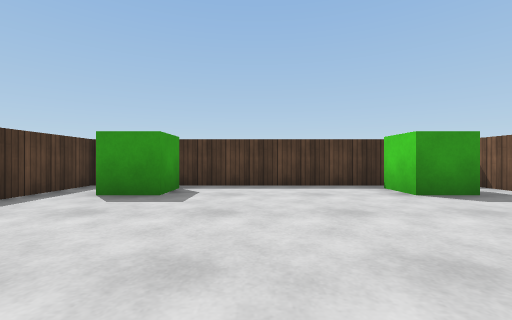
view 1 (above)

18 first-person views from a walk through a Unity game level. The camera is 0.55 m above the floor, looks level and sees 90° across. The floor is counted in squares, 1 m on a side. Each view is taken from the middle of a square. On the plan, view 1 faces up. The plan holds only what a view shows up to about 9 squares ahead; the rest is blank. The place goes on beyond the plan. Surface patterns are stand-ins for the level's own textures.

view 2
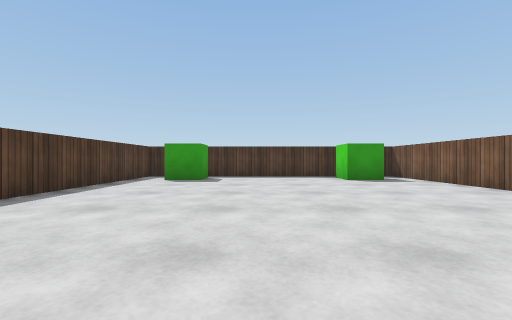

view 3
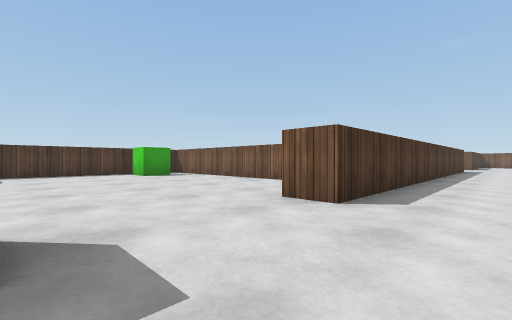

view 4
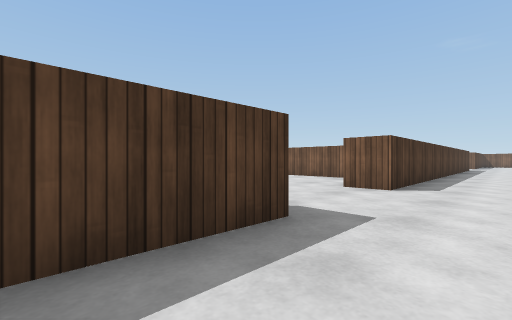

view 5
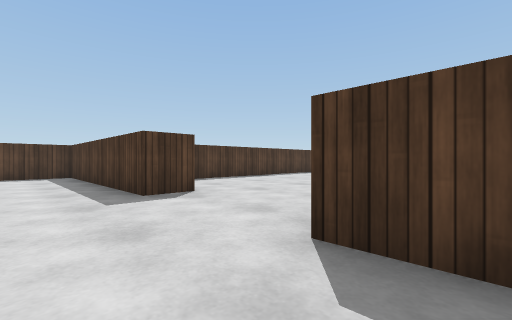

view 6
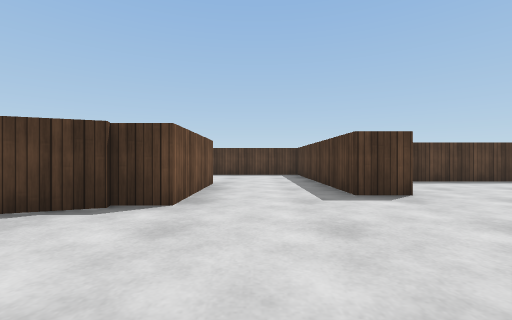

view 7
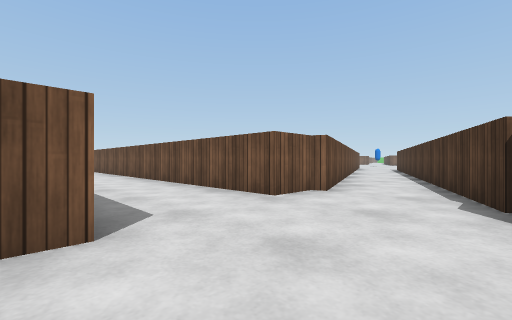

view 8
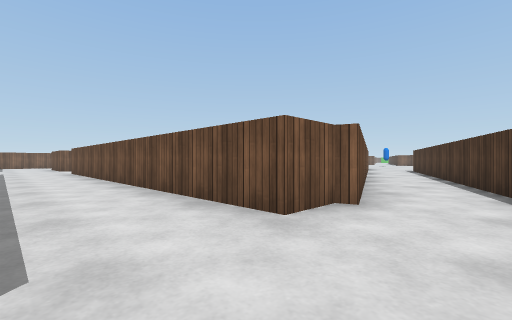

view 9
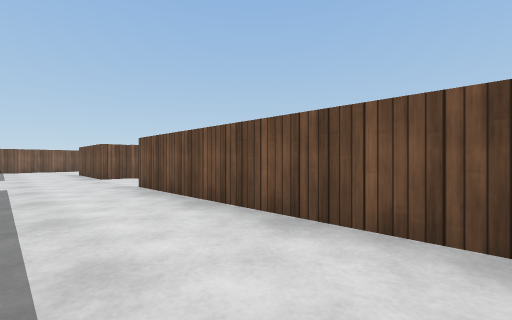

view 10
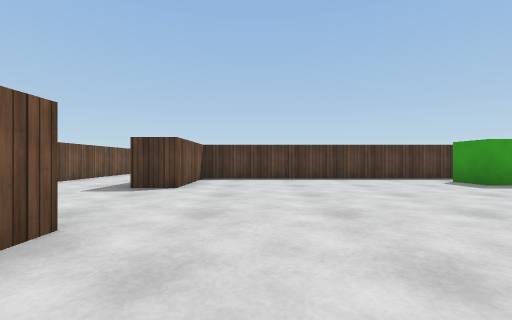

view 11
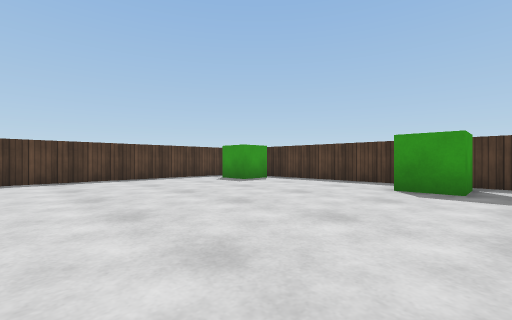

view 12
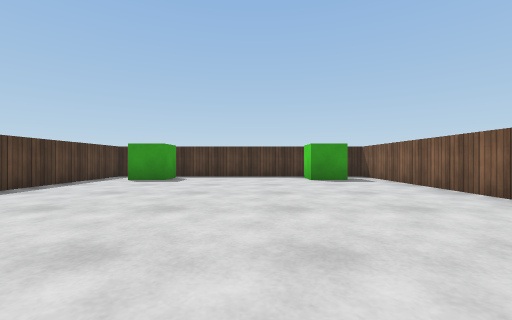

view 13
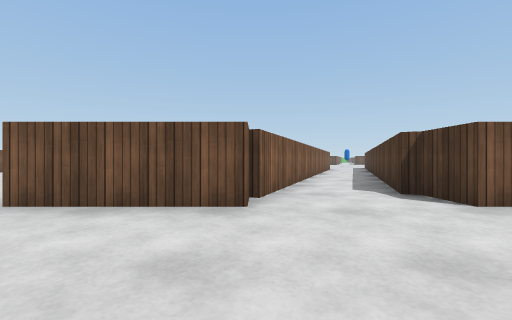

view 14
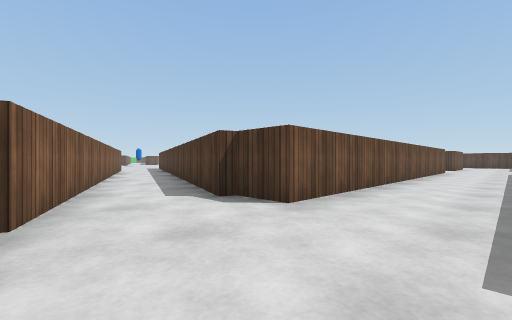

view 15
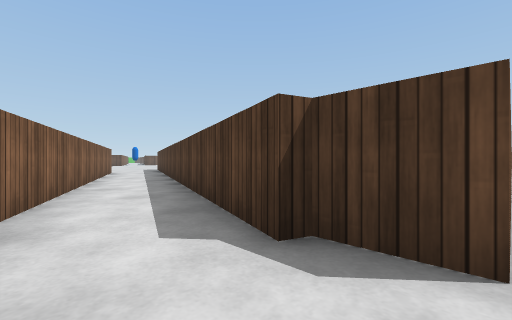

view 16
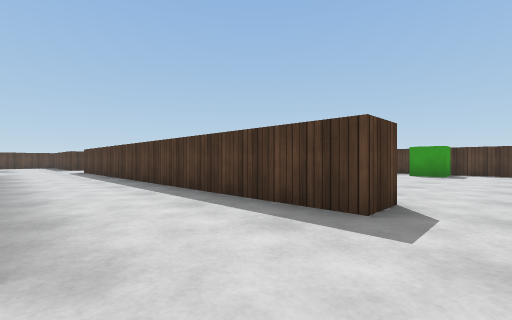

view 17
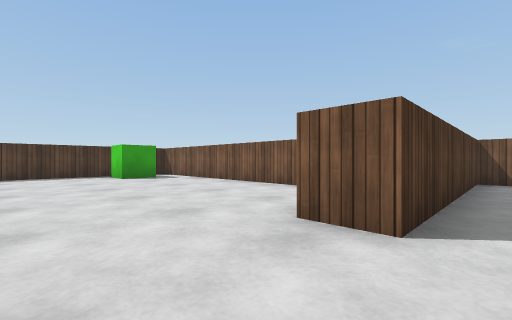

view 18
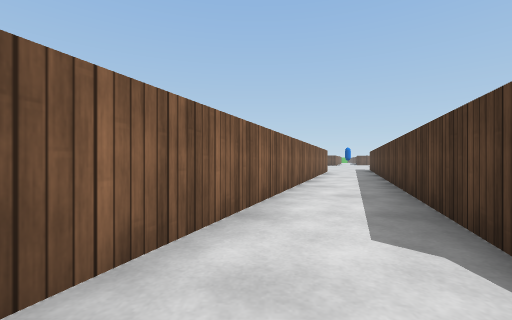

### Floor plan
Ten units are one square. View 1 is at (0, 0); x grows to the right and y downward. Boxes are objects, and circles mark ways between rooms. Rooms are numbered by the first view taken in them; rooms with no view inside come last. Other rooms are left out.
<svg viewBox="-40 -61 240 213">
<path fill="none" stroke="#000" d="M-10 25 -10 34 -35 34M20 34 20 25M46 14 46 -56 -35 -56 -35 10M-30 60 -1 60M137 71 129 92M161 69 161 60 190 60M195 34 170 34 170 25 175 25M149 96 160 66M195 -56 115 -56 115 25 140 25 140 34 20 34M26 71 26 60 134 60 134 71M31 91 23 71M-1 60 -1 68M0 66 11 96M121 113 111 141M129 147 140 119"/>
<rect x="-25" y="-55" width="10" height="20" fill="#bbb"><title>green cube</title></rect>
<rect x="25" y="-55" width="10" height="20" fill="#bbb"><title>green cube</title></rect>
<rect x="125" y="-55" width="10" height="20" fill="#bbb"><title>green cube</title></rect>
<rect x="175" y="-55" width="10" height="20" fill="#bbb"><title>green cube</title></rect>
<circle cx="10" cy="45" r="3" fill="#2a7"/>
<text x="0" y="-10">1</text>
<text x="130" y="20">2</text>
<text x="120" y="130">3</text>
</svg>
Room 1 opens to room 2.

Where each view was taken, in squares from view 1:
view 1: 0 up, 0 right, facing up
view 2: 3 down, 0 right, facing up
view 3: 5 down, 1 left, facing up-right
view 4: 5 down, 3 left, facing up-right
view 5: 5 down, 3 right, facing up-left
view 6: 5 down, 3 right, facing left
view 7: 3 down, 0 right, facing down-right
view 8: 4 down, 1 right, facing down-right
view 9: 4 down, 8 right, facing down-right
view 10: 1 down, 19 right, facing left
view 11: 1 down, 19 right, facing up-left
view 12: 3 down, 16 right, facing up
view 13: 3 down, 16 right, facing down
view 14: 4 down, 16 right, facing down-left
view 15: 6 down, 15 right, facing down-left
view 16: 6 down, 15 right, facing up-left
view 17: 4 down, 15 right, facing up-right
view 18: 6 down, 15 right, facing down
